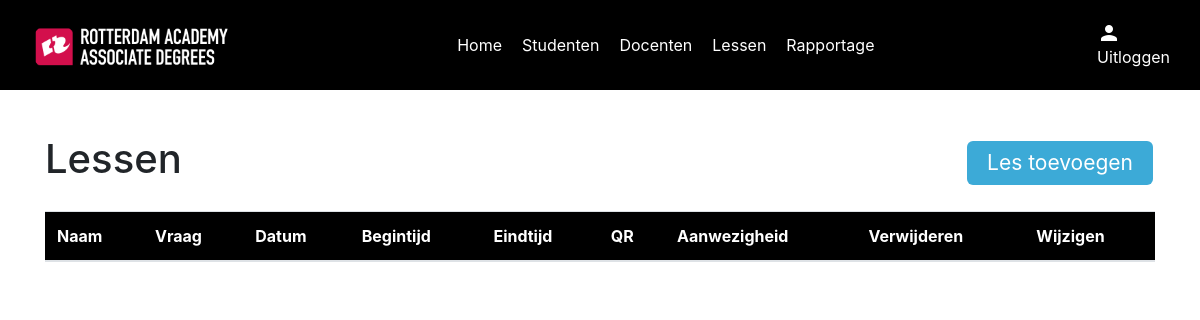
The page /lessen_overzicht on the database as committed earlier.
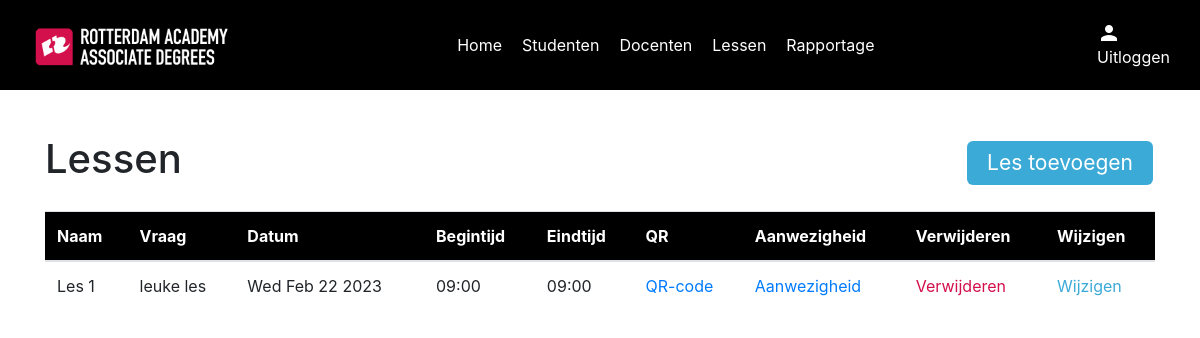
The same page on the database as committed later.
### models/lessonModel.py (models this page shows)
class Lesson(db.Model):
    id = db.Column(db.String(255), primary_key=True)
    name = db.Column(db.String(100), nullable=True)
    question = db.Column(db.String(600), nullable=True)
    date = db.Column(db.String(200), nullable=False)
    start_time = db.Column(db.String(200), nullable=False)
    end_time = db.Column(db.String(200), nullable=False)
    attendance_records = relationship('Attendance', backref='lesson_record', cascade='all, delete')
    def to_dict(self):
        return {
            'id': self.id,
            'name': self.name,
            'question': self.question,
            'date': self.date,
            'start_time': self.start_time,
            'end_time': self.end_time,
        }

### routes/lessonRoutes.py (the view)
    @app.route("/lessen_overzicht")
    def lessons_index():
        lessons = LessonController.get_all_lessons()
        return render_template(
            "lessons/index.html", lessons=lessons
        )

### controllers/lessonController.py (called while the page is built)
    @staticmethod
    def get_all_lessons():
        lessons = Lesson.query.all()
        lessons_dict = [lesson.to_dict() for lesson in lessons]
        return lessons_dict

### routes/lessonRoutes.py (called while the page is built)
def setup_lesson_routes(app):
    @app.route("/lessen_overzicht")
    def lessons_index():
        lessons = LessonController.get_all_lessons()
        return render_template(
            "lessons/index.html", lessons=lessons
        )
    @app.route('/lessons/', methods=['POST'])
    def create_lesson():
        return LessonController.create_lesson()
    @app.route('/lessons/<id>', methods=['GET'])
    def show_lesson(id):
        return LessonController.show_lesson(id)
    @app.route('/lessons/<id>', methods=['POST'])
    def update_lesson(id):
        return LessonController.update_lesson(id)
    @app.route('/lessons/<id>', methods=['DELETE'])
    def delete_lesson(id):
        return LessonController.delete_lesson(id)

### templates/lessons/index.html (shortened to what this page needs)
{% include "layout.html" %}
{% block content %}
{% include "navigation.html" %}
<div class="lessons container">
    <div class="index" id="lessons">
        <div class="top-content">
            <h1>Lessen</h1>
            <a href="#" class="button" id="btnCreate" data-toggle="modal" data-target="#lessonModal">Les toevoegen</a>
        </div>
        <table class="table">
            <thead style="background-color: black; color: #fff;">
            <tr>
                <th scope="Name">Naam</th>
                <th scope="Name">Vraag</th>
                <th scope="Date">Datum</th>
                <th scope="Starttime">Begintijd</th>
                <th scope="Endtime">Eindtijd</th>
                <th scope="QR">QR</th>
                <th scope="Attendance">Aanwezigheid</th>
                <th scope="Delete">Verwijderen</th>
                <th scope="Change">Wijzigen</th>
            </tr>
            </thead>
            <tbody>
            {% for lesson in lessons %}
            <tr>
                <td>{{ lesson.name }}</td>
                <td style="max-width: 200px; overflow: hidden">{{ lesson.question }}</td>
                <td>{{ lesson.date }}</td>
                <td>{{ lesson.start_time }}</td>
                <td>{{ lesson.end_time }}</td>
                <td><a href="/check-in/{{ lesson.id }}">QR-code</a></td>
                <td><a href="/lesson/{{ lesson.id }}/aanwezigheid">Aanwezigheid</a></td>
                <td><a href="#" class="red" data-id="{{ lesson.id }}" id="btnDelete">Verwijderen</a></td>
                <td><a href="#" class="blue" data-id="{{ lesson.id }}" id="btnEdit" data-toggle="modal"
                       data-target="#lessonModal">Wijzigen</a></td>
            </tr>
            {% endfor %}
            </tbody>
        </table>
    </div>
</div>
{% endblock %}

### templates/layout.html (shortened to what this page needs)
<!DOCTYPE html>
<html lang="en">
<head>
    <link rel="stylesheet" href="https://cdn.jsdelivr.net/npm/bootstrap@4.4.1/dist/css/bootstrap.min.css"
>
    <link rel="stylesheet" type="text/css" href="https://cdn.jsdelivr.net/npm/pikaday/css/pikaday.css">
    <link rel="stylesheet" href="/static/css/style.css" type="text/css"/>
    <link rel="stylesheet" href="https://cdnjs.cloudflare.com/ajax/libs/font-awesome/6.3.0/css/all.min.css"
          type="text/css"/>
</head>
<body>
</body>
</html>

### templates/navigation.html (shortened to what this page needs)
<nav class="navigation">
    <div class="nav_container">
        <a href="/index">
            <img src="/static/assets/ra_logo.png" alt="RAC logo" />
        </a>
        <div class="links">
            <a href="/index">Home</a>
            <a href="/studenten_overzicht">Studenten</a>
            <a href="/docenten_overzicht">Docenten</a>
            <a href="/lessen_overzicht">Lessen</a>
            <a href="/rapportage">Rapportage</a>
        </div>
        <div class="account">
            <div class="user">
                <span class="material-icons">person</span>
            </div>
            <a href="/logout">Uitloggen</a>
        </div>
    </div>
</nav>

### static/css/style.css (style rules this page uses)
:root { --black: #000; --white: #fff; --racRed: #D30E4C; --racBlue: #3CAAD7; --textColor: #272727; }
.container { position: relative; top: 90px; }
.navigation .nav_container { width: 1140px; margin: 0 auto; padding: unset; padding-top: 120px; }
.navigation { top: 0; background-color: var(--black); position: fixed; width: 100%; height: 90px; z-index: 10; }
.navigation .nav_container { padding-top: unset; height: 100%; display: flex; align-items: center; justify-content: space-between; gap: 20px; }
.navigation img { height: 45px; }
.navigation .links { display: flex; justify-content: space-between; gap: 20px; }
.navigation a { color: var(--white); }
.navigation .material-icons { color: var(--white); }
.navigation .user { display: flex; justify-content: space-between; align-items: center; color: var(--white); }
.button { background-color: var(--racBlue); border: none; color: var(--white); padding: 6px 20px; text-align: center; display: inline-block; font-size: 21px; margin: 4px 2px; border-radius: 6px; }
.red { color: var(--racRed) !important; }
.blue { color: var(--racBlue) !important; }
.index .top-content { display: flex; justify-content: space-between; align-items: center; margin: 45px 0 20px 0; }

Rows that differ between the two databases and show on the page:
added Lesson: name "Les 1", question "leuke les", date "Wed Feb 22 2023", start_time "09:00", end_time "09:00"
